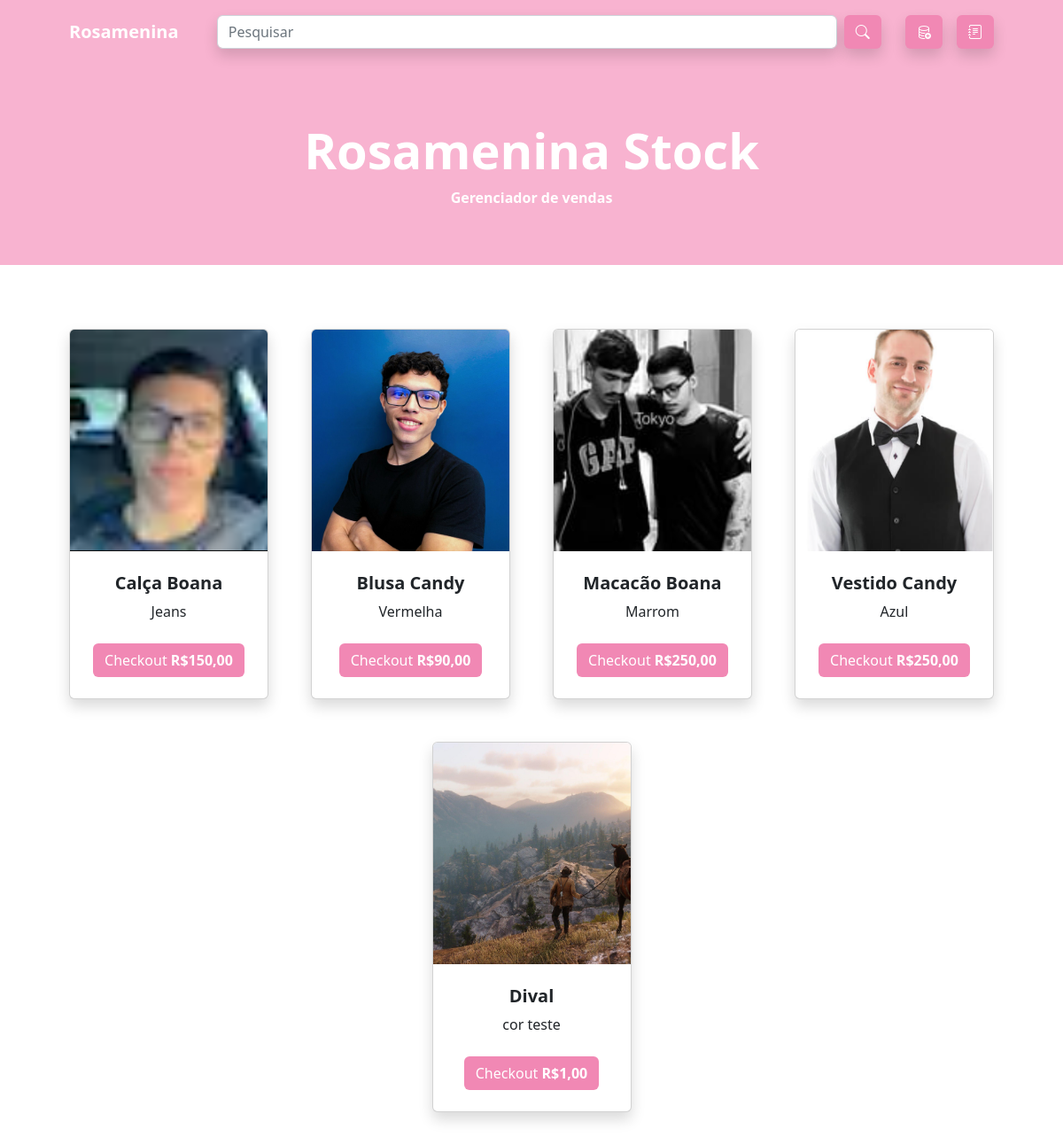
The page /inicio/ on the database its author committed.
### store/models.py (models this page shows, shortened)
class Product(models.Model):
    product_id = models.AutoField
    nome = models.CharField(max_length=50)
    marca = models.CharField(max_length=50, default="")
    categoria = models.CharField(max_length=50, default="")
    cor = models.CharField(max_length=50, default="")
    preco = models.DecimalField(max_digits=10, decimal_places=2)
    descricao = models.CharField(max_length=300, blank=True, null=True)
    quantidade = models.IntegerField(default=1)
    imagem = models.ImageField(upload_to="produtos/", default="" )
    naloja = models.BooleanField(default=True)
    class Meta:
        verbose_name = "Produto"
        verbose_name_plural = "Produtos"

### store/views.py (the view)
# urls.py: path('inicio/', ProductListView.as_view(), name='ProductListView'),
class ProductListView(ListView):
    model = Product
    template_name = 'home.html'
    context_object_name = 'products'
    def get_queryset(self):
        query = self.request.GET.get("q")
        if query:
            return Product.objects.filter(nome__icontains=query)
        return Product.objects.all()

### store/templates/home.html (shortened to what this page needs)
{% load static %}
<!DOCTYPE html>
<html lang="en">
    <head>
        <link href="https://cdn.jsdelivr.net/npm/bootstrap-icons@1.5.0/font/bootstrap-icons.css" rel="stylesheet"/>
        <link rel="stylesheet" href="https://cdn.jsdelivr.net/npm/bootstrap-icons@1.11.3/font/bootstrap-icons.min.css">
        <link href="{% static 'store/home.css' %}" rel="stylesheet">
    </head>
    <body>
        <nav class="navbar navbar-expand-lg" style="background-color: #f8b3d0;">
            <div class="container px-4 px-lg-5">
                <a class="navbar-brand my-2" href="{% url 'ProductListView' %}" style="color:#ffffff;"><strong> Rosamenina </strong></a>
                <div class="input-group search-bar" id="navbarSupportedContent">
                    <form method="GET" action="{% url 'ProductListView' %}" class="d-flex m-auto">
                        <input class="form-control me-2 Small shadow" type="text" name="q" placeholder="Pesquisar" aria-label="Search" style="width: 700px;">
                        <button class="btn bs-3 Small shadow" style="background-color: #f188b4; color: #fff;" type="submit"><i class="bi bi-search"></i></button>
                    </form>
                    </div>
                    <div class="d-flex ms-auto me-3">
                        <a class="btn Small shadow" style="background-color:#f188b4; color: #fff;" href="{% url 'productCreate' %}"><i class="bi bi-database-add"></i></a>
                    </div>
                    <div class="d-flex ms-auto">
                        <a class="btn Small shadow" style="background-color:#f188b4; color: #fff;" href="{% url 'saleList' %}"><i class="bi bi-journal-text"></i></a>
                    </div>
                </div>
        </nav>
        <header class="py-5" style="background-color: #f8b3d0;">
            <div class="container px-4 px-lg-5 my-3">
                <div class="text-center text-white">
                    <h1 class="display-4 fw-bolder">Rosamenina Stock</h1>
                    <p class=" fw-semibold text-white mb-0">Gerenciador de vendas</p>
                </div>
            </div>
        </header>
        <section class="py-4">
            <div class="container px-4 px-lg-5 mt-5">
                <div class="row gx-4 gx-lg-5 row-cols-2 row-cols-md-3 row-cols-xl-4 justify-content-center">
                    {% for product in products %}
                    <div class="col mb-5">
                        <div class="card h-100 Small shadow">
                            <img class="card-img-top" src="{{ product.imagem.url }}" alt="{{ product.nome }}" />
                            <div class="card-body p-4">
                                <div class="text-center">
                                    <h5 class="fw-bolder">{{ product.nome }}</h5>
                                    {{ product.cor }} </br>
                                </div>
                            </div>
                            <div class="card-footer p-4 pt-0 border-top-0 bg-transparent">
                                <div class="text-center"><a class="btn mt-auto" style="background-color: #f188b4; color: #fff;" href="{% url 'productview' product.id %}">Checkout <strong>R${{ product.preco }}</strong></a></div>
                            </div>
                        </div>
                    </div>
                    {% endfor %}
                </div>
            </div>
        </section>
    </body>
</html>

### store/templates/home.html (style rules this page uses)
body { background-color:#fff; }
.card-img-top { width: 100%; height: 250px; object-fit: cover; }

### rows shown on the page
Product: imagem (picture), nome "Calça Boana", cor "Jeans", preco "150,00"
Product: imagem (picture), nome "Blusa Candy", cor "Vermelha", preco "90,00"
Product: imagem (picture), nome "Macacão Boana", cor "Marrom", preco "250,00"
Product: imagem (picture), nome "Vestido Candy", cor "Azul", preco "250,00"
Product: imagem (picture), nome "Dival", cor "cor teste", preco "1,00"
